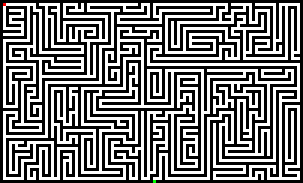
#> input picture maze3.png, 101 x 61 px, given in place of maze0.png, which was not available (shown 3 times larger); the run also reads 2 pictures not shown here
$ jupyter execute --allow-errors 'Mazes Creation Script.ipynb'
#> lines starting #> are read from the running program, lines starting #| are printed output that depends on the picture; after the words box and inside, x2 and y2 are one past the last pixel; in counts of white or black regions, pixels touching at a corner belong together; pictures that were not available may be replaced by others from this repository, and a replacement may not be noted
#> in translate_image_into_rules, img is the input picture: shape (61, 101, 3); mean B, G, R 124.1, 124.1, 124.1
[cell 1]
import numpy as np
import matplotlib.pyplot as plt
from PIL import Image
import glob
import cv2
import os,shutil
import random
import time

END = 3
START = 2
WALL = 0
EMPTY = 1

[cell 2]
""" Rules creation """
def translate(vectorRGB):
    if(vectorRGB[0] > 150 and vectorRGB[1] > 150 and vectorRGB[2] > 150):
        return EMPTY
    if(vectorRGB[0] < 150 and vectorRGB[1] > 150 and vectorRGB[2] < 150):
        return END
    if(vectorRGB[0] < 150 and vectorRGB[1] < 150 and vectorRGB[2] > 150):
        return START
    if(vectorRGB[0] == 0 and vectorRGB[1] == 0 and vectorRGB[2] == 0):
        return WALL

def initial_state(maze):
    for i,row in enumerate(maze):
        for j,value in enumerate(row):
            if(value == START):
                return ("initial_state(  maze, p(%i,%i)  )."%(i,j) )

def final_state(maze):
    for i,row in enumerate(maze):
        for j,value in enumerate(row):
            if(value == END):
                return ("final_state(  maze, p(%d,%d)  )."%(i,j) )

# [5 lines left out: function wall_coordenate, not called in this run]

def translate_image_to_maze(img):
    width, height = img.shape[:2]
    maze = np.ones([width,height])

    for i,row in enumerate(img):
        for j,pixel in enumerate(row):
            label = translate(pixel)
            maze[i][j] = float(label)
#> this loop made 61 passes
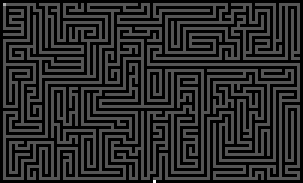
#> maze: shape (61, 101) float64 (shown 3 times larger); min 0, max 3, mean 0.487; drawn with min black and max white
    return maze

def translate_image_into_rules(img_path):

    print("New rules for maze " + img_path)

    img = cv2.imread(img_path)
    maze = translate_image_to_maze(img)

    file = open(img_path.split('.')[0] + ".pl","w")

    line = initial_state(maze)
#> the loop in initial_state, `for i,row in enumerate(maze):` made 2 passes
#> line = 'initial_state(  maze, p(1,1)  ).'
    print(line)
#| initial_state(  maze, p(1,1)  ).
    file.write(line)

    print()
    file.write("\n")

    line = final_state(maze)
#> the loop in final_state, `for i,row in enumerate(maze):` made 61 passes
#> line = 'final_state(  maze, p(60,51)  ).'
    print(line)
#| final_state(  maze, p(60,51)  ).
    file.write(line)

    print()
    file.write("\n")

    for i,row in enumerate(maze):
        for j,value in enumerate(row):
            if(value == WALL):
                line = ("c(%d,%d,wall).\n"%(i,j) )
                file.write(line)
                print(line)
#> call 2 of translate_image_into_rules, with img_path = 'mazes/maze1.png'
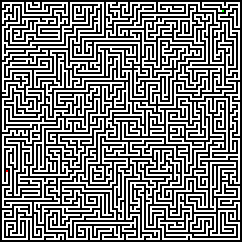
#> input picture maze4.png, 121 x 121 px, given in place of maze1.png, which was not available (shown 2 times larger)
#> in translate_image_into_rules, img is the input picture: shape (121, 121, 3); mean B, G, R 125.3, 125.4, 125.4
#> the loop in translate_image_to_maze (call 2), `for i,row in enumerate(img):` made 121 passes
#> after the loop in translate_image_to_maze (call 2), `for i,row in enumerate(img):`:
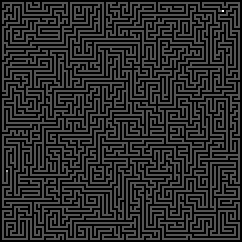
#> maze: shape (121, 121) float64 (shown 2 times larger); min 0, max 3, mean 0.492; drawn with min black and max white
#> the loop in initial_state (call 2), `for i,row in enumerate(maze):` made 86 passes
#> in translate_image_into_rules (call 2), `line = initial_state(maze)`: line = 'initial_state(  maze, p(85,3)  ).'
#> the loop in final_state (call 2), `for i,row in enumerate(maze):` made 6 passes
#> in translate_image_into_rules (call 2), `line = final_state(maze)`: line = 'final_state(  maze, p(5,111)  ).'
#> the loop in translate_image_into_rules (call 2), `for i,row in enumerate(maze):` made 121 passes
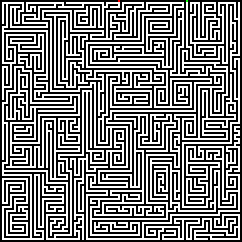
#> input picture mazes/maze5.png, 121 x 121 px (shown 2 times larger)
#> in translate_image_into_rules, img is the input picture: shape (121, 121, 3); mean B, G, R 125.4, 125.4, 125.4
#> the loop in translate_image_to_maze (call 6), `for i,row in enumerate(img):` made 121 passes
#> after the loop in translate_image_to_maze (call 6), `for i,row in enumerate(img):`:
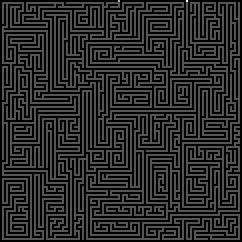
#> maze: shape (121, 121) float64 (shown 2 times larger); min 0, max 3, mean 0.492; drawn with min black and max white
#> in translate_image_into_rules (call 6), `line = initial_state(maze)`: line = 'initial_state(  maze, p(0,59)  ).'
#> in translate_image_into_rules (call 6), `line = final_state(maze)`: line = 'final_state(  maze, p(0,93)  ).'
#> the loop in translate_image_into_rules (call 6), `for i,row in enumerate(maze):` made 121 passes

    file.close()

    print("New rules for maze in file " + img_path.split('.')[0] + ".pl")


""" Maze with steps image creation """

def translate_step(step):
    if(step == "UP"):
        return [-1,0]
    if(step == "DOWN"):
        return [1,0]
    if(step == "LEFT"):
        return [0,-1]
    if(step == "RIGHT"):
        return [0,+1]

def start_point(maze):
    for i,row in enumerate(maze):
        for j,value in enumerate(row):
            if(value == START):
                return [i,j]
#> this loop made 2 passes

# [9 lines left out: function read_steps_file, not called in this run]

def draw_path_on_maze(original_Image_Path,steps):
    img = cv2.imread(original_Image_Path)
    maze = translate_image_to_maze(img)

    actual_point = start_point(maze)
#> actual_point = [1, 1]
    for step in steps[:-1]:
        movement = translate_step(step)
        actual_point[0] = actual_point[0] + movement[0]
        actual_point[1] = actual_point[1] + movement[1]

        maze[actual_point[0]][actual_point[1]] = 5

        img[actual_point[0]][actual_point[1]][0] = 197
        img[actual_point[0]][actual_point[1]][1] = 75
        img[actual_point[0]][actual_point[1]][2] = 140
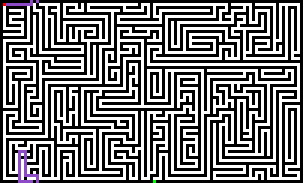
#> img: shape (61, 101, 3) (shown 3 times larger); 0.68% of pixels changed, all inside (x1, y1, x2, y2) = (2, 0, 13, 61)
#> after the loop, actual_point = [0, 12]
#> (the rest of the program and of its run is left out)
